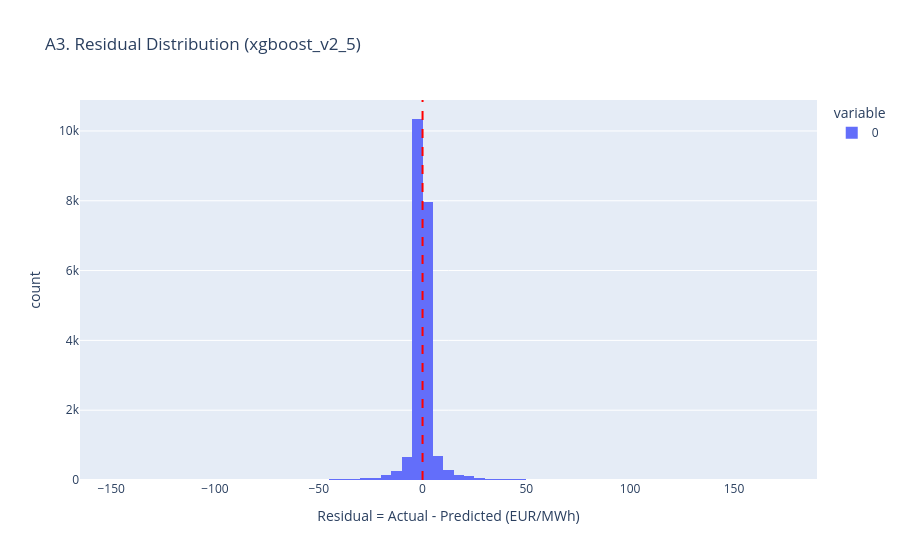

Here is the notebook cell this chart was saved with:
### Markdown cell above
### A3. Residual Distribution

Why: residual (residual, 残差) = actual - predicted.
A good model has residuals centered near 0 (red dashed line) and spread symmetrically.
A wide or skewed distribution means the model struggles in some situations (e.g. price spikes).

### Code cell
residuals = y_test.values - y_pred

fig = px.histogram(residuals, nbins=80,
                   title=f'A3. Residual Distribution ({model_name})',
                   labels={'value': 'Residual = Actual - Predicted (EUR/MWh)', 'count': 'Count'})
fig.add_vline(x=0, line_dash='dash', line_color='red')
fig.show()

print(f'Residuals: mean={residuals.mean():.4f}  std={residuals.std():.4f}')

### Figure 1 — Plotly figure (JSON) as saved in the notebook; plotly's stock layout.template omitted (floating-point values rounded to 4 significant figures; data arrays with more than 128 entries replaced by an {"elided": "..."} marker saying what was removed)
{"data": [{"bingroup": "x", "hovertemplate": "variable=0<br>Residual = Actual - Predicted (EUR/MWh)=%{x}<br>count=%{y}<extra></extra>", "legendgroup": "0", "marker": {"color": "#636efa", "pattern": {"shape": ""}}, "name": "0", "nbinsx": 80, "orientation": "v", "showlegend": true, "type": "histogram", "x": {"elided": "21043 float values"}, "xaxis": "x", "yaxis": "y"}], "layout": {"barmode": "relative", "legend": {"title": {"text": "variable"}, "tracegroupgap": 0}, "shapes": [{"line": {"color": "red", "dash": "dash"}, "type": "line", "x0": 0, "x1": 0, "xref": "x", "y0": 0, "y1": 1, "yref": "y domain"}], "title": {"text": "A3. Residual Distribution (xgboost_v2_5)"}, "xaxis": {"anchor": "y", "domain": [0, 1], "title": {"text": "Residual = Actual - Predicted (EUR/MWh)"}}, "yaxis": {"anchor": "x", "domain": [0, 1], "title": {"text": "count"}}}}
